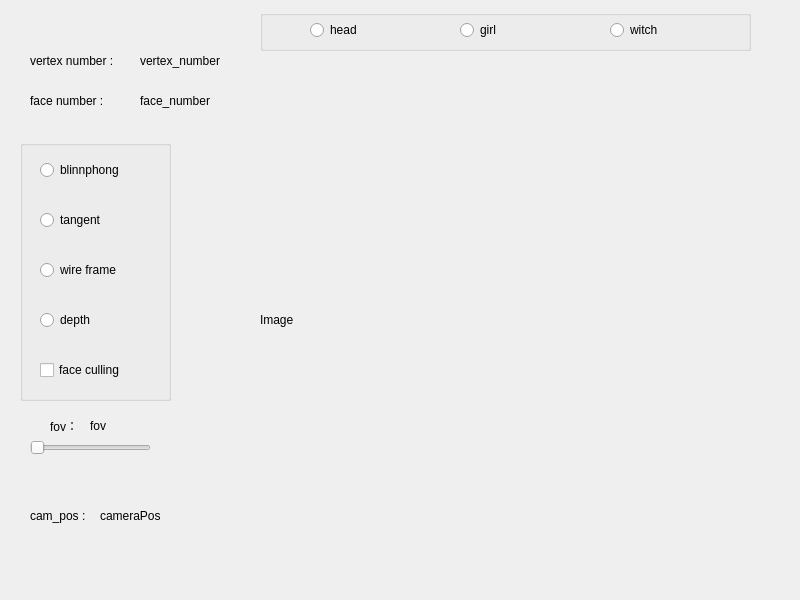
<?xml version="1.0" encoding="UTF-8"?>
<ui version="4.0">
 <class>viewClass</class>
 <widget class="QWidget" name="viewClass">
  <property name="geometry">
   <rect>
    <x>0</x>
    <y>0</y>
    <width>800</width>
    <height>600</height>
   </rect>
  </property>
  <property name="windowTitle">
   <string>SoftRender</string>
  </property>
  <widget class="myLabel" name="label">
   <property name="geometry">
    <rect>
     <x>260</x>
     <y>70</y>
     <width>500</width>
     <height>500</height>
    </rect>
   </property>
   <property name="text">
    <string>Image</string>
   </property>
  </widget>
  <widget class="QSlider" name="fov">
   <property name="geometry">
    <rect>
     <x>30</x>
     <y>440</y>
     <width>121</width>
     <height>16</height>
    </rect>
   </property>
   <property name="orientation">
    <enum>Qt::Horizontal</enum>
   </property>
  </widget>
  <widget class="QGroupBox" name="groupBox">
   <property name="geometry">
    <rect>
     <x>260</x>
     <y>10</y>
     <width>491</width>
     <height>41</height>
    </rect>
   </property>
   <property name="title">
    <string/>
   </property>
   <widget class="QRadioButton" name="head">
    <property name="geometry">
     <rect>
      <x>50</x>
      <y>10</y>
      <width>95</width>
      <height>20</height>
     </rect>
    </property>
    <property name="text">
     <string>head</string>
    </property>
   </widget>
   <widget class="QRadioButton" name="girl">
    <property name="geometry">
     <rect>
      <x>200</x>
      <y>10</y>
      <width>95</width>
      <height>20</height>
     </rect>
    </property>
    <property name="text">
     <string>girl</string>
    </property>
   </widget>
   <widget class="QRadioButton" name="witch">
    <property name="geometry">
     <rect>
      <x>350</x>
      <y>10</y>
      <width>95</width>
      <height>20</height>
     </rect>
    </property>
    <property name="text">
     <string>witch</string>
    </property>
   </widget>
  </widget>
  <widget class="QLabel" name="label_2">
   <property name="geometry">
    <rect>
     <x>30</x>
     <y>50</y>
     <width>101</width>
     <height>21</height>
    </rect>
   </property>
   <property name="text">
    <string>vertex number : </string>
   </property>
  </widget>
  <widget class="QLabel" name="label_3">
   <property name="geometry">
    <rect>
     <x>30</x>
     <y>90</y>
     <width>101</width>
     <height>21</height>
    </rect>
   </property>
   <property name="text">
    <string>face number : </string>
   </property>
  </widget>
  <widget class="QLabel" name="vertex_number">
   <property name="geometry">
    <rect>
     <x>140</x>
     <y>50</y>
     <width>81</width>
     <height>21</height>
    </rect>
   </property>
   <property name="text">
    <string>vertex_number</string>
   </property>
  </widget>
  <widget class="QLabel" name="face_number">
   <property name="geometry">
    <rect>
     <x>140</x>
     <y>90</y>
     <width>81</width>
     <height>21</height>
    </rect>
   </property>
   <property name="text">
    <string>face_number</string>
   </property>
  </widget>
  <widget class="QGroupBox" name="groupBox_2">
   <property name="geometry">
    <rect>
     <x>20</x>
     <y>140</y>
     <width>151</width>
     <height>261</height>
    </rect>
   </property>
   <property name="title">
    <string/>
   </property>
   <widget class="QRadioButton" name="blinnphong">
    <property name="geometry">
     <rect>
      <x>20</x>
      <y>20</y>
      <width>95</width>
      <height>20</height>
     </rect>
    </property>
    <property name="text">
     <string>blinnphong</string>
    </property>
   </widget>
   <widget class="QRadioButton" name="tangent">
    <property name="geometry">
     <rect>
      <x>20</x>
      <y>70</y>
      <width>95</width>
      <height>20</height>
     </rect>
    </property>
    <property name="text">
     <string>tangent</string>
    </property>
   </widget>
   <widget class="QRadioButton" name="wireframe">
    <property name="geometry">
     <rect>
      <x>20</x>
      <y>120</y>
      <width>95</width>
      <height>20</height>
     </rect>
    </property>
    <property name="text">
     <string>wire frame</string>
    </property>
   </widget>
   <widget class="QRadioButton" name="depth">
    <property name="geometry">
     <rect>
      <x>20</x>
      <y>170</y>
      <width>95</width>
      <height>20</height>
     </rect>
    </property>
    <property name="text">
     <string>depth</string>
    </property>
   </widget>
   <widget class="QCheckBox" name="faceCulling">
    <property name="geometry">
     <rect>
      <x>20</x>
      <y>220</y>
      <width>91</width>
      <height>20</height>
     </rect>
    </property>
    <property name="text">
     <string>face culling</string>
    </property>
   </widget>
  </widget>
  <widget class="QLabel" name="label_4">
   <property name="geometry">
    <rect>
     <x>50</x>
     <y>410</y>
     <width>31</width>
     <height>31</height>
    </rect>
   </property>
   <property name="text">
    <string>fov：</string>
   </property>
  </widget>
  <widget class="QLabel" name="fovValue">
   <property name="geometry">
    <rect>
     <x>90</x>
     <y>410</y>
     <width>31</width>
     <height>31</height>
    </rect>
   </property>
   <property name="text">
    <string>fov</string>
   </property>
  </widget>
  <widget class="QLabel" name="label_5">
   <property name="geometry">
    <rect>
     <x>30</x>
     <y>500</y>
     <width>61</width>
     <height>31</height>
    </rect>
   </property>
   <property name="text">
    <string>cam_pos :</string>
   </property>
  </widget>
  <widget class="QLabel" name="cameraPos">
   <property name="geometry">
    <rect>
     <x>100</x>
     <y>500</y>
     <width>131</width>
     <height>31</height>
    </rect>
   </property>
   <property name="text">
    <string>cameraPos</string>
   </property>
  </widget>
 </widget>
 <customwidgets>
  <customwidget>
   <class>myLabel</class>
   <extends>QLabel</extends>
   <header>myLabel.h</header>
  </customwidget>
 </customwidgets>
 <resources/>
 <connections/>
</ui>
